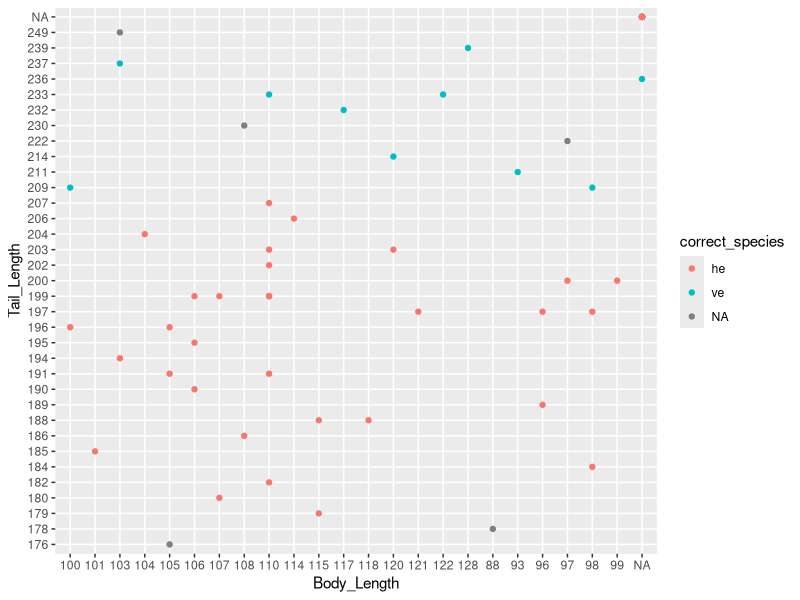
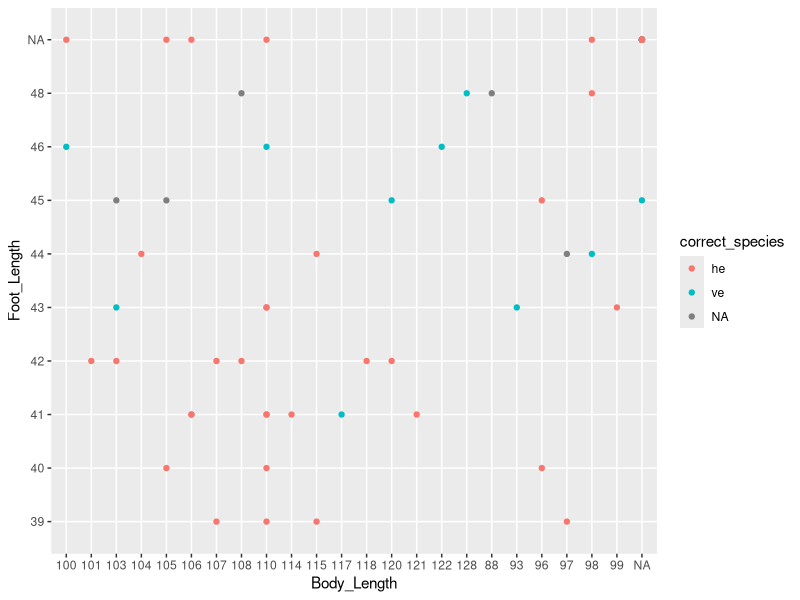
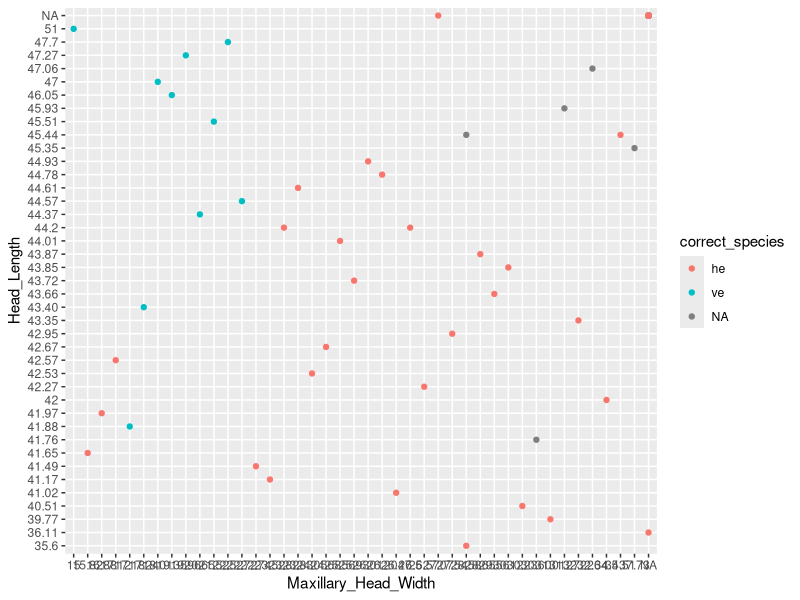
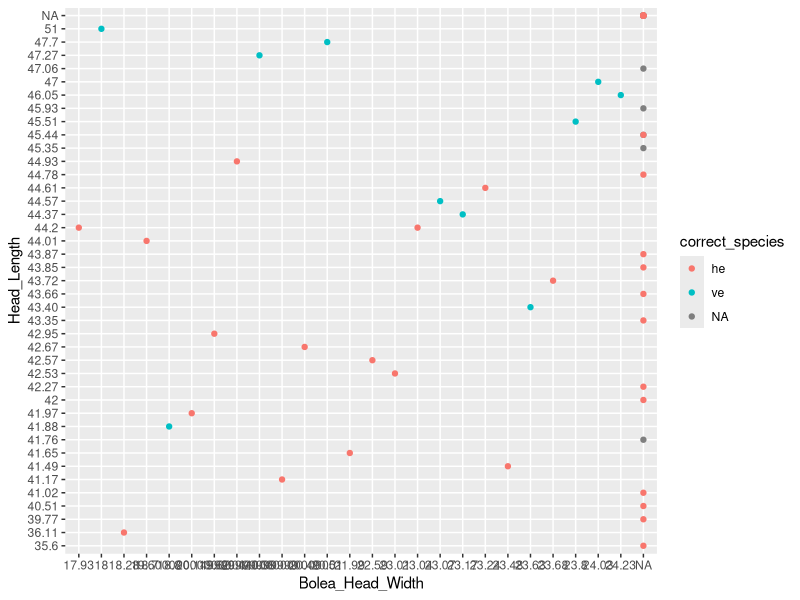
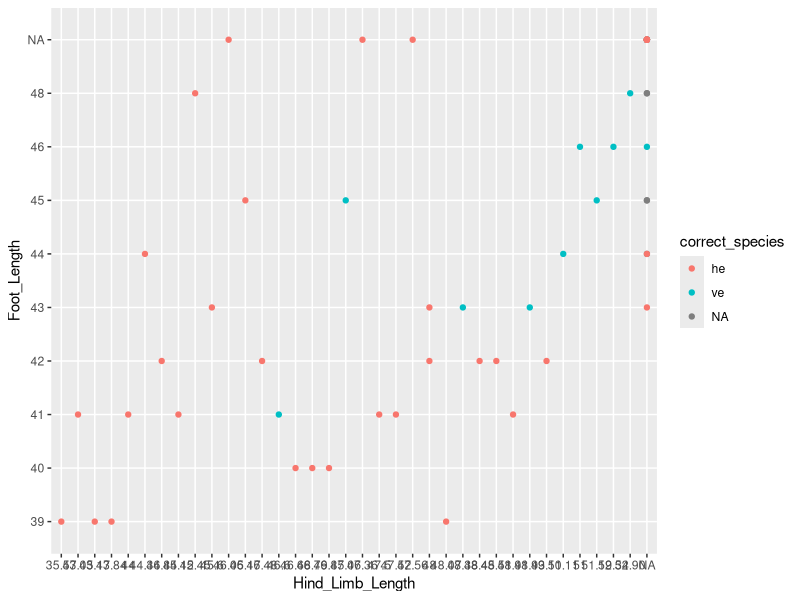
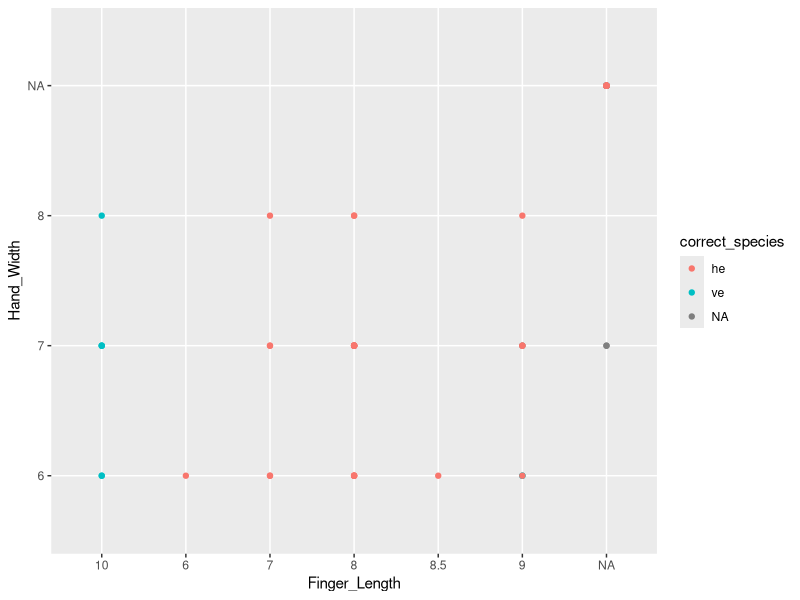
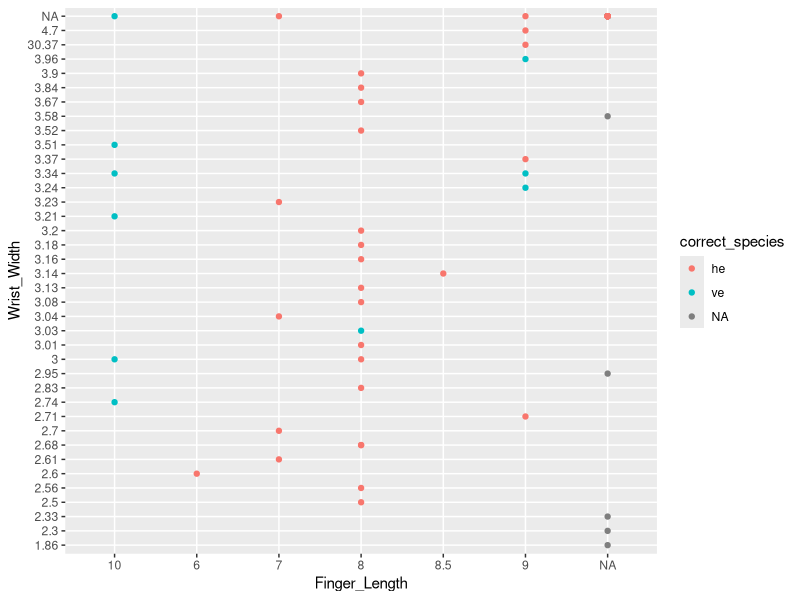
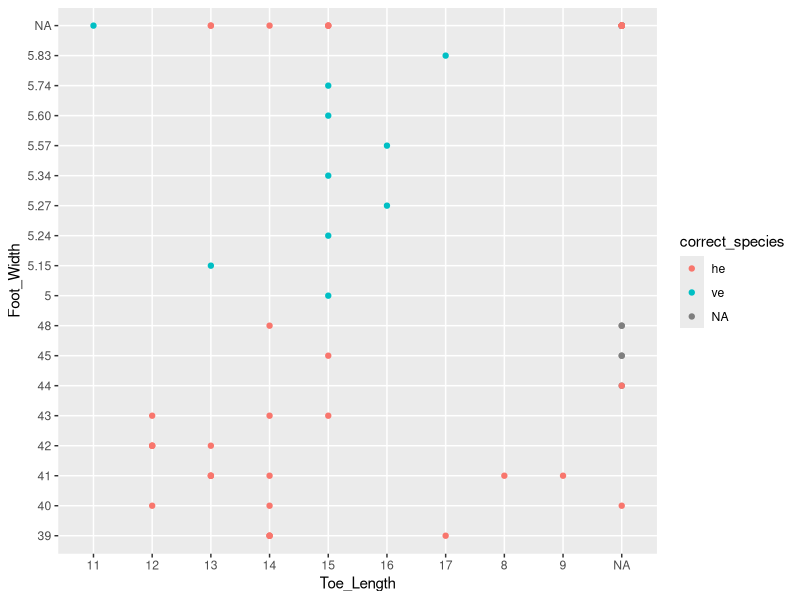

Reproduce these figures in R, in order.
## ---- chunk 1
#installed readxl packages with #install.packages("read.xl"), & installed #rtools4.3 from online
#using the package
library(readxl)
#reading my tables and assigning them to a dataframe
table1 <- read_excel("postnovRAWkratdata.xlsx")
library(readxl)
table2 <- read_excel("PrenovRAWkratdata.xlsx")


## ---- chunk 2
#read excel spreadsheet edited from RAW data through excel
library(readxl)
clean_data_12_17 <-read_excel("cleanKratdata1217.xlsx")

## ---- chunk 3
df <- clean_data_12_17
library(tidyverse)
#Create new data frame with a new column assigning the correct species by observation date
newdf <- df |> mutate(correct_species=case_when(
  CreationDate >= "2025-11-8"~"ve",
  CreationDate >= "2025-7-12" ~ "he",
  CreationDate <= "2025-6-22" ~ "ve"))
Checkingsort <- newdf |> select(correct_species, CreationDate)
Checkingsort
#CreationDate == c("2025-7-12","2025-7-13","2025-10-19"###,"2025-10-18","2025-9-28") ~ "he"))
#Create code to plot to compare between species and sex
#body length vs tail length
ggplot(data = newdf, mapping = aes(x=Body_Length, y= Tail_Length, color = correct_species))+geom_point()
#scale_color_manual(values = c("deeppink3","blue"))+
#geom_smooth()
  
  #labs(title = "Is there sexual dimorphism in bison?",x = "age (years)", y = "weight #(kg)",color = "Sex")
## ---- chunk 4
#Foot length vs body length
ggplot(data = newdf, mapping = aes(x=Body_Length, y= Foot_Length, color = correct_species))+geom_point()
#max head width vs head length
ggplot(data = newdf, mapping = aes(x=Maxillary_Head_Width, y= Head_Length, color = correct_species))+geom_point()
#bolea head width vs head length
ggplot(data = newdf, mapping = aes(x=Bolea_Head_Width, y= Head_Length, color = correct_species))+geom_point()
#Hind limb length vs foot length
ggplot(data = newdf, mapping = aes(x=Hind_Limb_Length, y= Foot_Length, color = correct_species))+geom_point()
#finger length vs hand width
ggplot(data = newdf, mapping = aes(x=Finger_Length, y= Hand_Width, color = correct_species))+geom_point()
#finger length vs wrist width
ggplot(data = newdf, mapping = aes(x=Finger_Length, y= Wrist_Width, color = correct_species))+geom_point()
#Toe length vs foot width
ggplot(data = newdf, mapping = aes(x=Toe_Length, y= Foot_Width, color = correct_species))+geom_point()
#show foot width??? is the foot width missing a decimal in some places?!?!
newdf$Foot_Width
## ---- chunk 5
#ear length vs head length
ggplot(data = newdf, mapping = aes(x=Ear_Length_Notch, y= Head_Length, color = correct_species))+geom_point()
## ---- chunk 6
#seem to be catching much less males than females!!!!?!??
#make datasets that only include Males and then only include females due to krat sexual dimorphisms
newdf$Sex
maledf <- newdf |> filter(Sex == "Male")
femaledf <- newdf |> filter(Sex == "Female")
#male krats only ear length vs head length
ggplot(data = maledf , mapping = aes(x=Ear_Length_Notch, y= Head_Length, color = correct_species))+geom_point()

#female krats only ear-length vs head length
ggplot(data = femaledf , mapping = aes(x=Ear_Length_Notch, y= Head_Length, color = correct_species))+geom_point()
#female krats only--- wondering based on this graph if FORT ORD might have venustus???? tissue samples will be interesting!!! or else heermanni are just very variable esp.in these areas. There was a paper that said that FORT ORD would be good habitat for D. Venustus
#headlengthvs maxillary head width
  ggplot(data = femaledf , mapping = aes(x=Head_Length, y= Maxillary_Head_Width, color = correct_species))+geom_point()
#head length vs bolea head length
ggplot(data = femaledf , mapping = aes(x=Bolea_Head_Width, y= Head_Length, color = correct_species))+geom_point()
#bullae vs maxillary
ggplot(data = femaledf , mapping = aes(x=Bolea_Head_Width, y= Maxillary_Head_Width, color = correct_species))+geom_point()

#checking to make sure that species was sorted right into the correct_species column
newdf$correct_species
newdf$CreationDate
Checkingsort <- newdf |> select(correct_species, CreationDate)
Checkingsort
#figured out I missed a date at hastings wasnt sorted into species correctly--going back to fix it-- found typo where i said 7 and not 6 OOPS
#changing the type of variable from a "name" to numeric bc before it was listing the numbers out of order not as continuous
newdf$Finger_Length <- as.numeric(newdf$Finger_Length)
newdf$Toe_Length <- as.numeric(newdf$Toe_Length)
femaledf$Finger_Length <- as.numeric(femaledf$Finger_Length)
femaledf$Toe_Length <- as.numeric(femaledf$Toe_Length)
maledf$Toe_Length <- as.numeric(maledf$Toe_Length)
maledf$Finger_Length <- as.numeric(maledf$Finger_Length)
#New plot showing that the finger length is a new morphometric measurement which can help distinguish between these two species
ggplot(data = newdf , mapping = aes(x=Finger_Length, y= Toe_Length, color = correct_species))+geom_point()
#trying for each sex to see if it holds up?
#point plots
ggplot(data =femaledf, mapping = aes(x=Finger_Length, y= Toe_Length, color = correct_species))+geom_point()
ggplot(data =maledf, mapping = aes(x=Finger_Length, y= Toe_Length, color = correct_species))+geom_point()
#boxplots
ggplot(data =femaledf, mapping = aes(x=Finger_Length,  color = correct_species))+geom_boxplot()
ggplot(data =maledf, mapping = aes(x=Finger_Length, color = correct_species))+geom_boxplot()
#
newdf$Body_Length <- as.numeric(newdf$Body_Length)
newdf$Head_Length <- as.numeric(newdf$Head_Length)
ggplot(data = newdf, mapping = aes(x=Body_Length, y= Finger_Length, color = correct_species))+geom_point()

ggplot(data = newdf, mapping = aes(x=Finger_Length, y= Head_Length, color = correct_species))+geom_point()


ggplot(data = newdf, mapping = aes(x=Finger_Length, color = correct_species))+geom_histogram()

ggplot(data = newdf, mapping = aes(x=Finger_Length, color = correct_species))+geom_boxplot()
